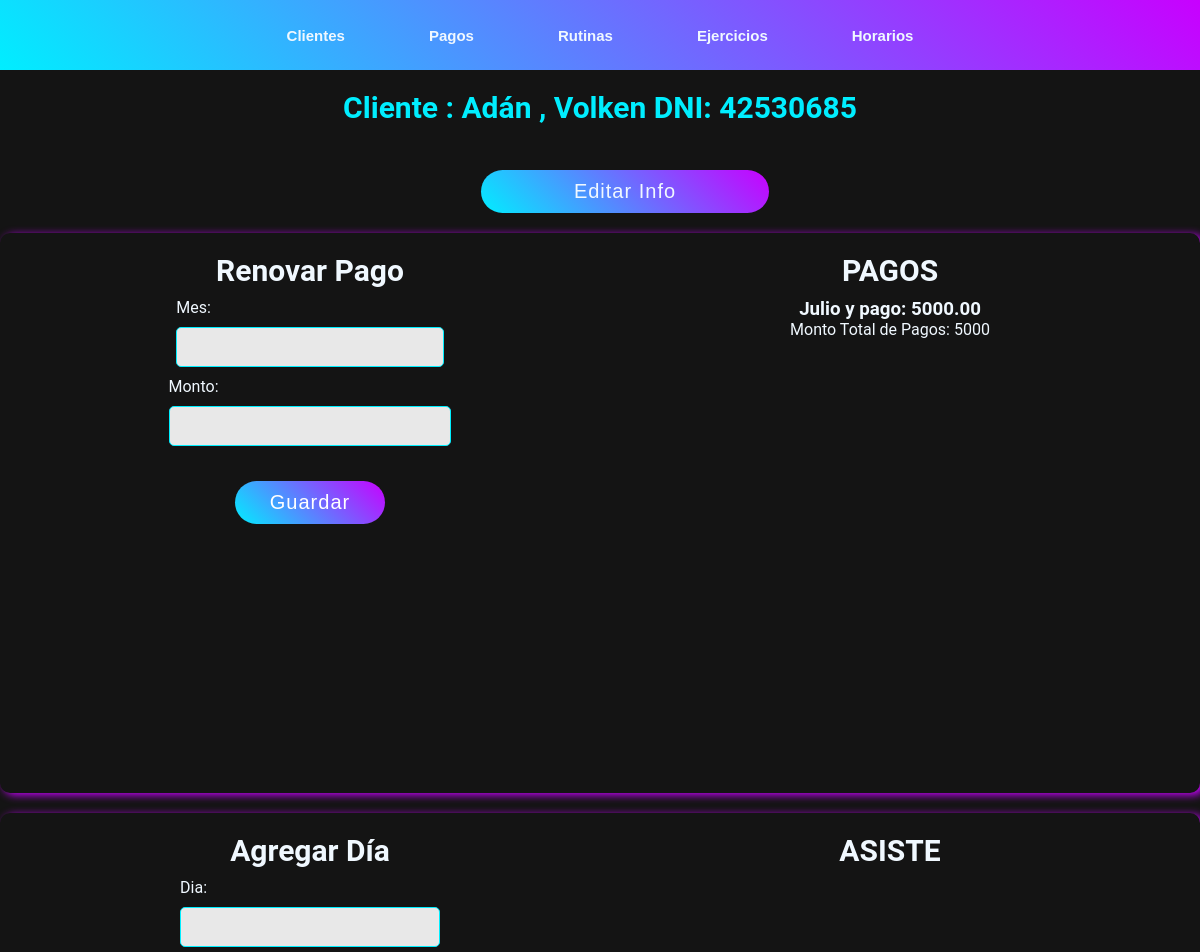
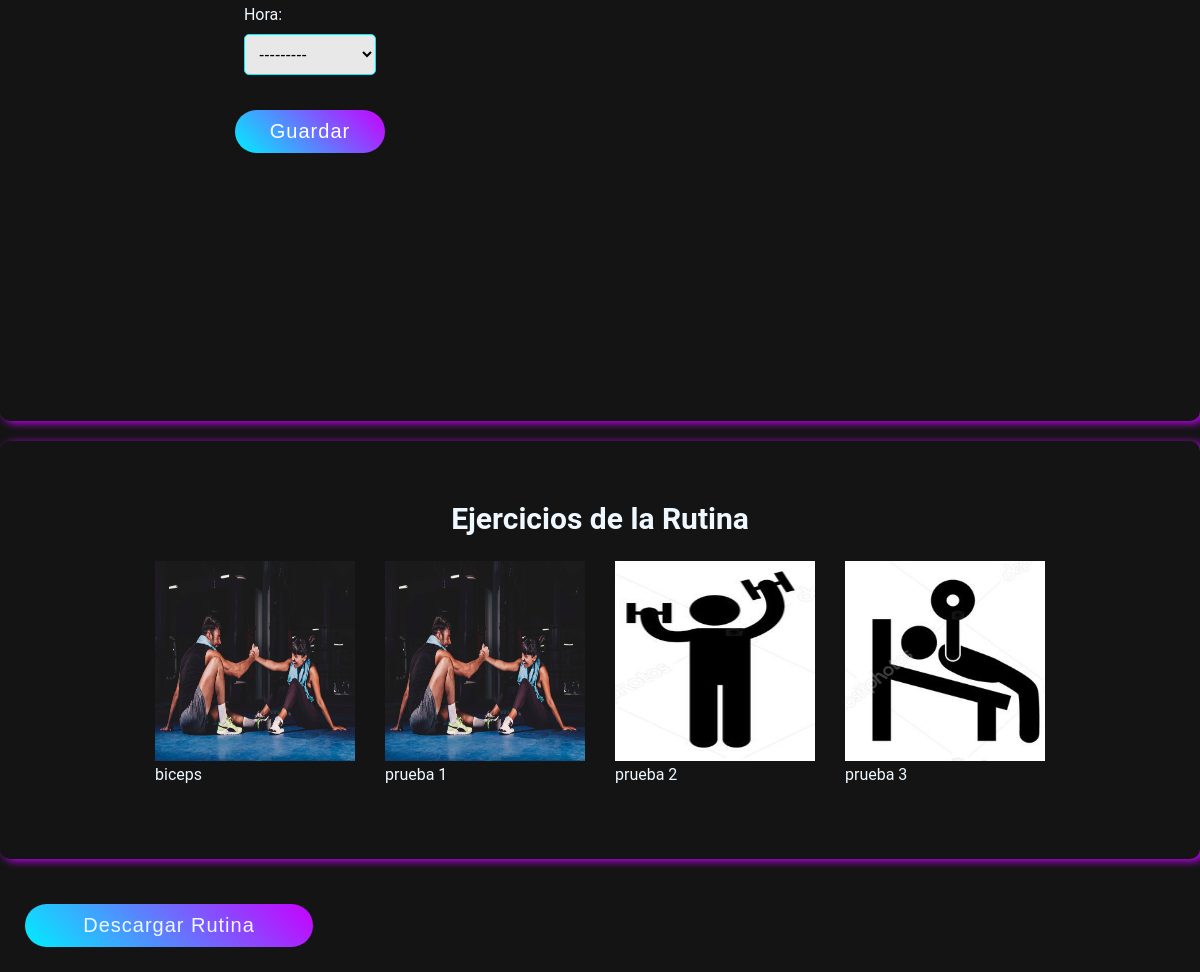
Page /cliente/1/ (signed in) on the earlier database version (2 pictures, top to bottom).
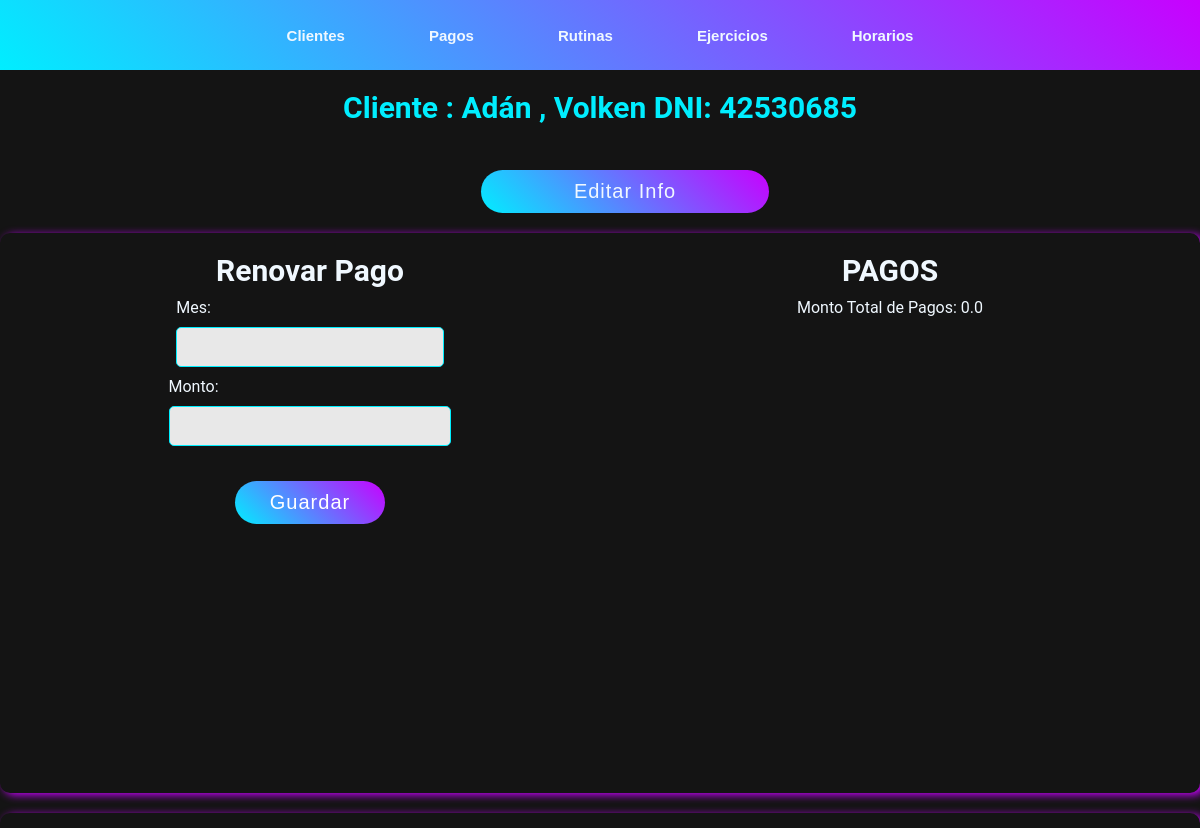
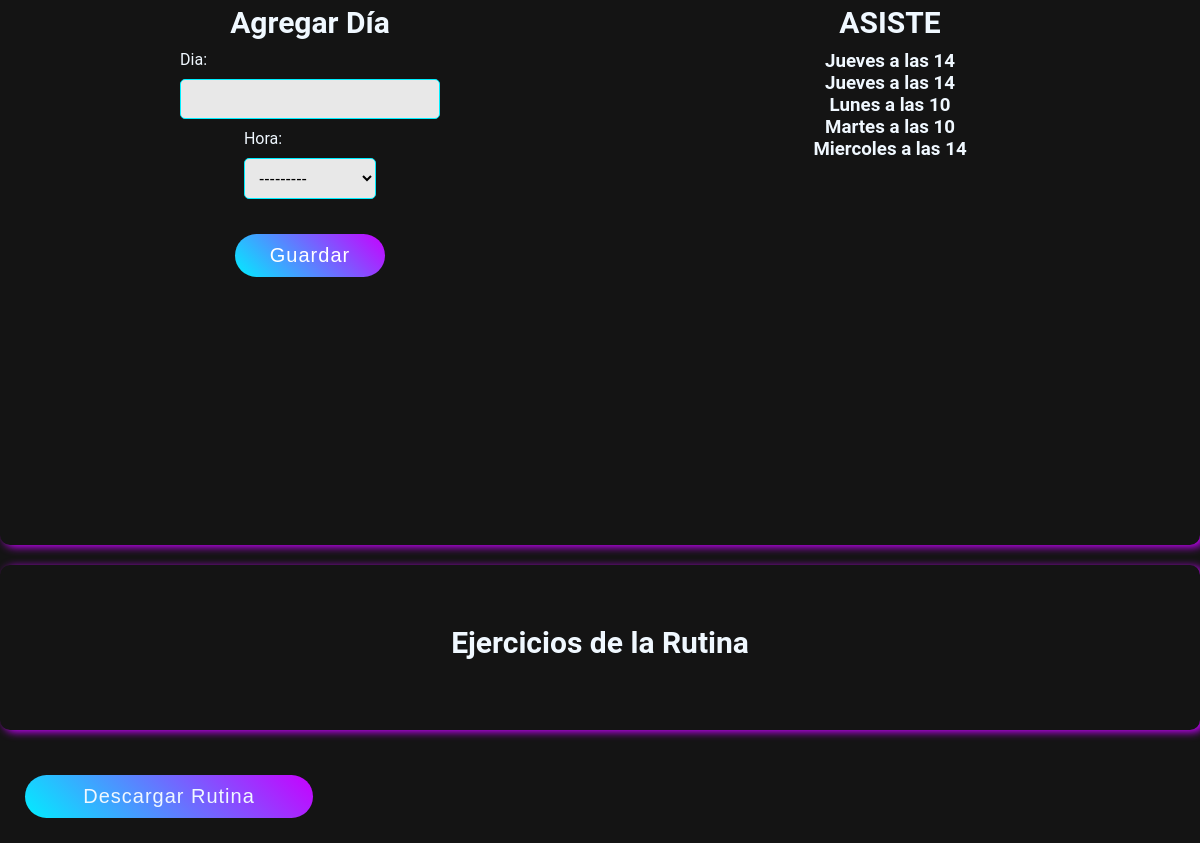
Same page on the later database version (2 pictures, top to bottom).
### controler/models.py (models this page shows, shortened)
class Pago(models.Model):
    cliente = models.ForeignKey(Cliente, on_delete=models.SET_NULL, null=True)
    mes = models.CharField(max_length=25)
    monto = models.DecimalField(max_digits=8, decimal_places=2)
    fecha_creacion = models.DateTimeField(auto_now_add=True, null= True)

class Cliente(models.Model):
    nombre = models.CharField(max_length=50)
    apellido = models.CharField(max_length=50)
    dni = models.IntegerField(unique=True)
    rutina = models.ForeignKey(Rutina,blank=True, null=True, on_delete=models.SET_NULL)

class Dia(models.Model):
    dia = models.CharField(max_length=15)
    hora = models.ForeignKey(Hora, on_delete=models.CASCADE, blank=True)
    clientes = models.ForeignKey(Cliente, blank=True, on_delete=models.CASCADE)

class Hora(models.Model):
    horario = models.IntegerField()
    def __str__(self):
         return str(self.horario)

### rutina/models.py (models this page shows, shortened)
class Ejercicio(models.Model):
    nombre = models.CharField(max_length= 50)
    imagen = models.ImageField(upload_to= "rutina/image/")

### controler/views.py (the view, shortened to what this page needs)
# urls.py: path('cliente/<int:id>/', cliente_detail , name='cliente_detail'),
@login_required
def cliente_detail(request, id):
    cliente = get_object_or_404(Cliente, pk=id)
    cliente.monto_total_pagos = cliente.pago_set.aggregate(Sum('monto'))['monto__sum'] or 0.0
    form = FormularioPago()
    pagos = Pago.objects.filter(cliente=id).order_by("-fecha_creacion")[:5]
    form_dia = FormularioDia()
    dias = Dia.objects.filter(clientes=id).order_by('dia')
    rutina_ejercicios = []
    if cliente.rutina:
        rutina_ejercicios = cliente.rutina.ejercicios.all()
    if request.method == 'GET':
        return render(request, 'cliente_id.html', {
            'cliente': cliente,
            'form': form,
            'form_dia': form_dia,
            'dias': dias,
            'pagos': pagos,
            'rutina_ejercicios': rutina_ejercicios,
        })

### controler/forms.py
class FormularioPago(forms.ModelForm):
    class Meta:
        model = Pago
        fields = ['mes', 'monto']

class FormularioDia(forms.ModelForm):
    class Meta:
        model = Dia
        fields = ['dia', 'hora']

### controler/templates/cliente_id.html (shortened to what this page needs)
{% extends 'navbar.html' %}
    {% block extra_styles %}
    {% load static %}
      <link rel="stylesheet" href="{% static 'css/navbar.css' %}">
      <link rel="stylesheet" href="{% static 'css/cliente_id.css' %}">
    {% endblock %}
{% block content %}
    <div class="cliente-id-container">
        <div class="cliente-info">
            <h1 class="cliente-id">Cliente : {{ cliente.nombre }} , {{ cliente.apellido }}  DNI: {{cliente.dni}}</h1>
            <div id="boton-cliente-id">
                <a href="{% url 'editar_cliente' cliente.id %}">
                    <button>Editar Info</button>
                </a>
            </div>
        </div>
    </div>
    <div class="tarjeta">
        <div class="formulario">
            <h2>Renovar Pago</h2>
            <form action="" method="POST">
                {{ form.as_p }}
                <button>
                    Guardar
                </button>
            </form>
        </div>
        <div class="mostrar">
            <h2>PAGOS</h2>
            {% for pago in pagos %}
            <h3>{{ pago.mes }} y pago: {{ pago.monto }}</h3>
            {% endfor %}
            <p>Monto Total de Pagos: {{ cliente.monto_total_pagos }}</p>
        </div>
    </div>
    <div class="tarjeta">
            <div class="formulario">
                <h2>Agregar Día</h2>
                    <form action="" method="POST">
                        {{ form_dia.as_p }}
                        <button>
                            Guardar
                        </button>
                    </form>
            </div>
            <div class="mostrar">
                <h2>ASISTE</h2>
                {% for dia in dias %}
                <h3>{{ dia.dia }} a las {{ dia.hora }}</h3>
                {% endfor %}
            </div>
    </div>
    <div class="tarjeta rutinas-container-fullwidth">
        <div class="rutinas-container">
            <h2>Ejercicios de la Rutina</h2>
            <div class="ejercicio-tarjetas">
                {% for ejercicio in rutina_ejercicios %}
                    <div class="ejercicio-tarjeta">
                        <img src="{{ ejercicio.imagen.url }}" alt="" enctype="multipart/form-data">
                        <p>{{ ejercicio.nombre }}</p>
                    </div>
                {% endfor %}
            </div>
        </div>
    </div>
        <button class = "descargar-pdf" id="descargar-pdf">Descargar Rutina</button>
{% endblock %}

Differences in the rows shown:
removed Pago: mes "Julio", monto "5000.00"
removed Ejercicio: imagen (picture), nombre "biceps"
removed Ejercicio: imagen (picture), nombre "prueba 1"
removed Ejercicio: imagen (picture), nombre "prueba 2"
removed Ejercicio: imagen (picture), nombre "prueba 3"
changed Cliente "Adán": monto_total_pagos "5000" → "0.0"
added Dia: dia "Jueves", hora "14"
added Dia: dia "Jueves", hora "14"
added Dia: dia "Lunes", hora "10"
added Dia: dia "Martes", hora "10"
added Dia: dia "Miercoles", hora "14"
